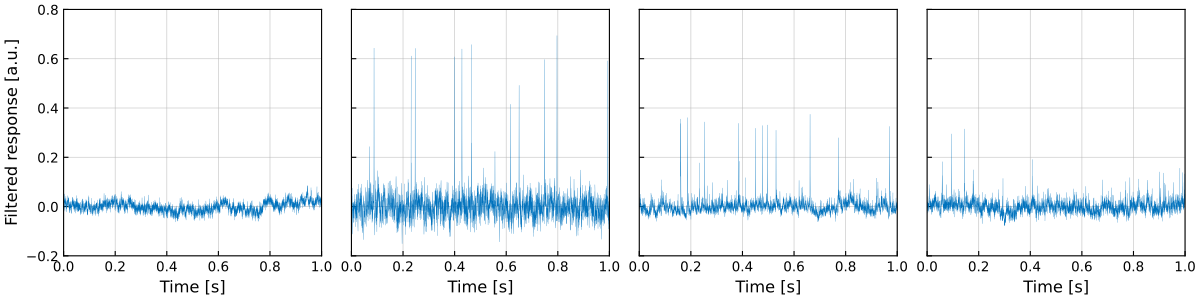

Write Python code to recreate this figure.
import numpy as np
import matplotlib.pyplot as plt
from scipy.signal import fftconvolve, welch
import matplotlib as mpl
import os
import sys
sys.path.append(os.path.abspath(os.path.join(os.path.dirname(__file__), '..')))
import figures.functions as f
plt.style.use('figures/matplotlibrc')


def get_filtered_response(dir, kid, pread, nr_req_files, filter, lifetime, coord='circle', response='phase'):
    dir = dir.replace("\\", '/')
    pulse_files, _ = f.get_files(dir, kid, pread, type='vis')
    nr_files = len(pulse_files)

    if nr_req_files >= nr_files:
        nr_req_files = nr_files
    amp, phase, _ = f.get_data(pulse_files[:nr_req_files])
    signal = f.coord_transformation(phase, amp, coord=coord, response=response)
    if filter:
        window = f.get_window(filter, lifetime)
        filtered_signal = fftconvolve(signal, window, mode='valid')
        return signal, filtered_signal
    else:
        return signal

def noise_psd(signal):
    return welch(signal, fs=int(1e6), window='hamming', nperseg=1000)

fig, axes = plt.subplot_mosaic('abcd', figsize=(12,3), sharex=True, sharey=True, constrained_layout=True)
ylim_response = [-.2, .8]
ylim_psd = [-180, -150]
width = .2
xlabel_response = 'Time [s]'
ylabel_response = 'Filtered response [a.u.]'

path_on  = r"D:\Data\LT218Chip1_BF_20221103_MIR3_8\12KIDs mono on 3800\TD_Power"
path_off  = r"D:\Data\LT218Chip1_BF_20221103_MIR3_8\12KIDs mono off\TD_Power"
path_dark = r"D:\Data\LT218Chip1_BF_20230208_dark\TD_Power"
kid = 5
pread = 113
nr_req_files = 1
filter = 'exp'
lifetime = 250
signal, filtered_signal = get_filtered_response(path_on, kid, pread, nr_req_files, filter, lifetime)
noise, filtered_noise = get_filtered_response(path_off, kid, pread, nr_req_files, filter, lifetime)
dark, filtered_dark = get_filtered_response(path_dark, kid, pread, nr_req_files, filter, lifetime)
time_filtered = np.linspace(0, nr_req_files, len(filtered_signal))
time = np.linspace(0, nr_req_files, len(signal))
ax = axes['a']
# ax.plot(time, dark, lw=width, alpha=.1, c='b')
ax.plot(time_filtered, filtered_dark, label='dark', lw=width, c='b')
ax.set_xlim([0, nr_req_files])
ax.set_ylim(ylim_response)
ax.set_xlabel(xlabel_response)
ax.set_ylabel(ylabel_response)
# ax.legend()
ax = axes['b']
# ax.plot(time, signal, lw=width, alpha=.1)
ax.plot(time_filtered, filtered_signal, label='3.8 $\mu$m, monochromator on', lw=width, c='b')
ax.set_xlim([0, nr_req_files])
ax.set_ylim(ylim_response)
ax.set_xlabel(xlabel_response)
# ax.legend()

path_on  = r"D:\Data\LT218Chip1_BF_20221025_MIR8_5\12KIDs mono off long\TD_Power"
path_off  = r"D:\Data\LT218Chip1_BF_20221025_MIR8_5\12KIDs LN2 load - long\TD_Power"
kid = 5
pread = 113
nr_req_files = 1
filter = 'exp'
lifetime = 250
signal, filtered_signal = get_filtered_response(path_on, kid, pread, nr_req_files, filter, lifetime)
noise, filtered_noise = get_filtered_response(path_off, kid, pread, nr_req_files, filter, lifetime)
time_filtered = np.linspace(0, nr_req_files, len(filtered_signal))
time = np.linspace(0, nr_req_files, len(signal))
ax = axes['c']
# ax.plot(time, signal, lw=width, alpha=.1, c='b')
ax.plot(time_filtered, filtered_signal, label='8.5 $\mu$m, monochromator off', lw=width, c='b')
ax.set_xlim([0, nr_req_files])
ax.set_ylim(ylim_response)
ax.set_xlabel(xlabel_response)
# ax.legend()

path_on  = r"D:\Data\LT218Chip1_BF_20240116_MIR18_5\12KIDs_185um_BB160K\TD_Power"
path_off  = r"D:\Data\LT218Chip1_BF_20240116_MIR18_5\12KIDs_185um_BBoff\TD_Power"
kid = 5
pread = 113
nr_req_files = 1
filter = 'exp'
lifetime = 250
signal, filtered_signal = get_filtered_response(path_on, kid, pread, nr_req_files, filter, lifetime)
noise, filtered_noise = get_filtered_response(path_off, kid, pread, nr_req_files, filter, lifetime)
time_filtered = np.linspace(0, nr_req_files, len(filtered_signal))
time = np.linspace(0, nr_req_files, len(signal))
ax = axes['d']
# ax.plot(time, signal, lw=width, alpha=.1, c='b')
ax.plot(time_filtered, filtered_signal, label='18.5 $\mu$m, $T_{bb}=160\ K$', lw=width, c='b')
ax.set_xlim([0, nr_req_files])
ax.set_ylim(ylim_response)
ax.set_xlabel(xlabel_response)
# ax.legend()

plt.savefig('photon_pulses.pdf')
plt.show()
